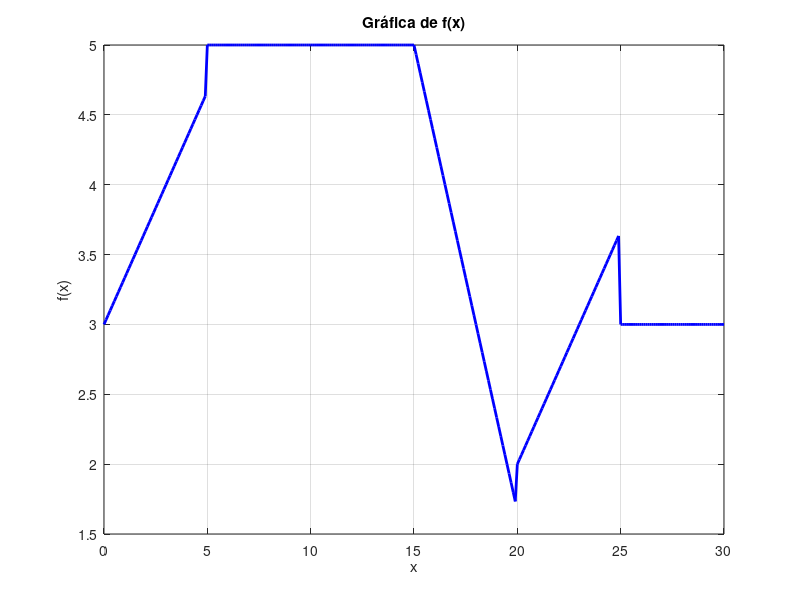

Here is the MATLAB script that generated this plot:
% Ejercicio 5-TP2 

% Borramos las variables previas y la ventana de comandos
clc
clear
close all

% Definir el rango de x
x = 0:0.1:30; % de 0 a 30 con pasos de 0.1

% Iniciar la variable f
f = zeros(size(x));

% Definir las diferentes secciones de la función
for i = 1:length(x)
    if x(i) < 5
        f(i) = 3 + (1/3) * x(i); % Pendiente 1
    elseif x(i) < 15
        f(i) = 5; % Curva 1 (plana)
    elseif x(i) < 20
        f(i) = 5 - (2/3) * (x(i) - 15); % Pendiente -2/3
    elseif x(i) < 25
        f(i) = 2 + (1/3) * (x(i) - 20); % Pendiente 1/3
    elseif x(i) < 30
        f(i) = 3; % Curva 3 (plana)
    else
        f(i) = 3 - (3/2) * (x(i) - 30); % Pendiente -3/2
    end
end

% Graficar la función
figure;
plot(x, f, 'b-', 'LineWidth', 2);
hold on;
grid on;
xlabel('x');
ylabel('f(x)');
title('Gráfica de f(x)');